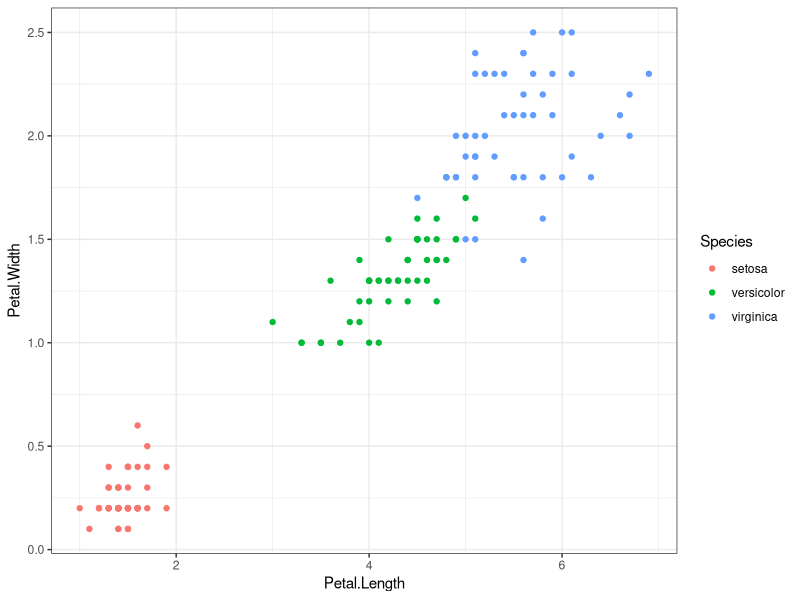
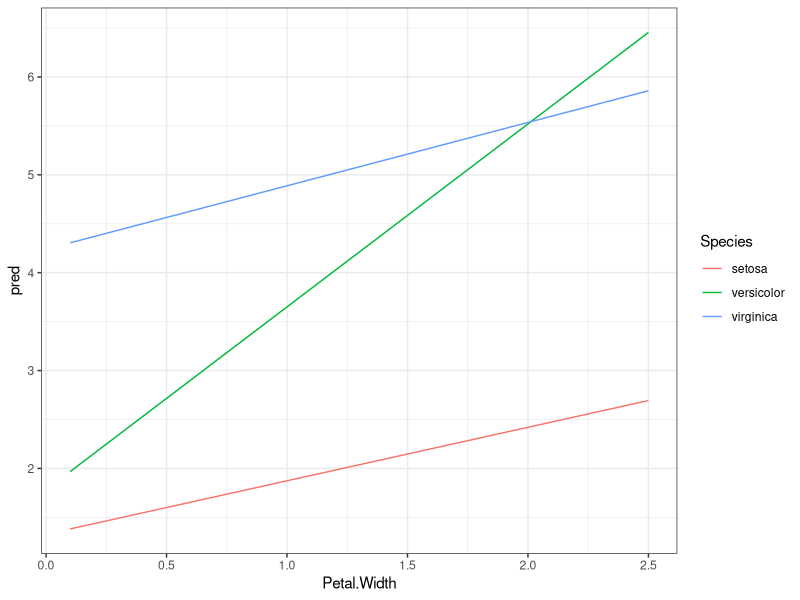
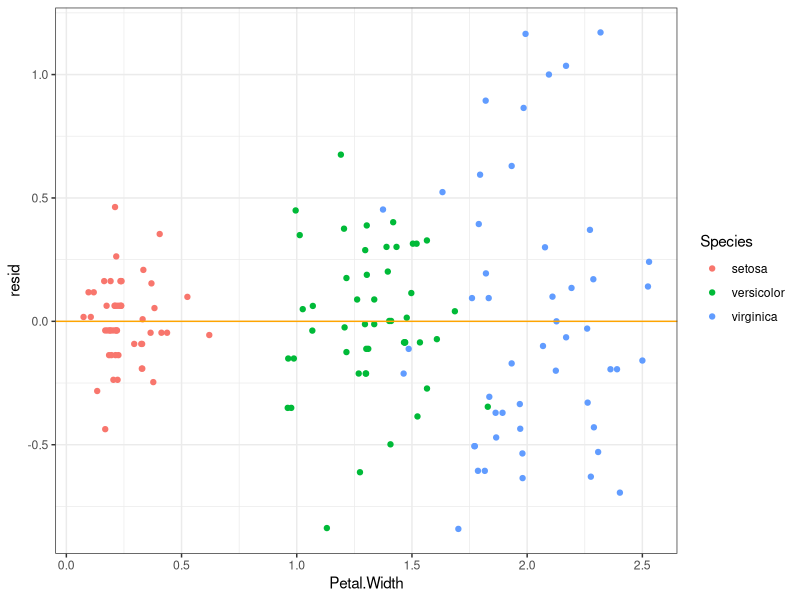
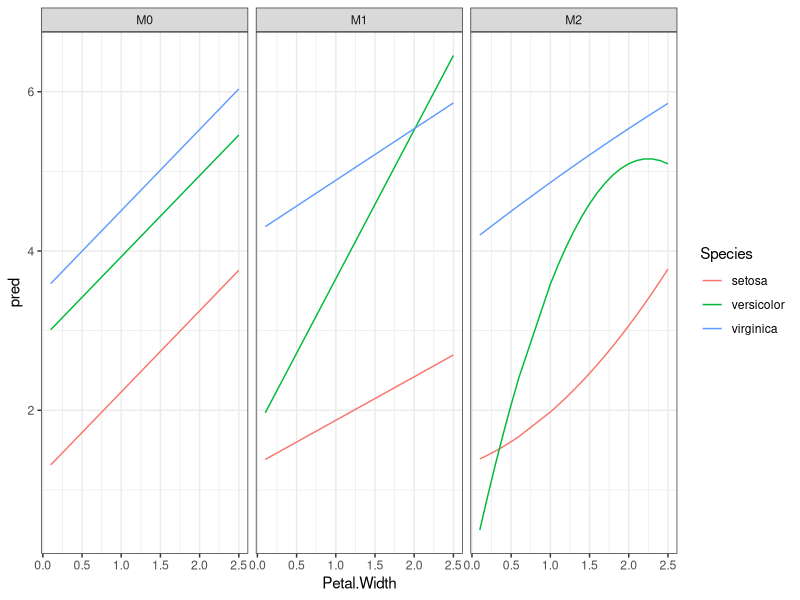
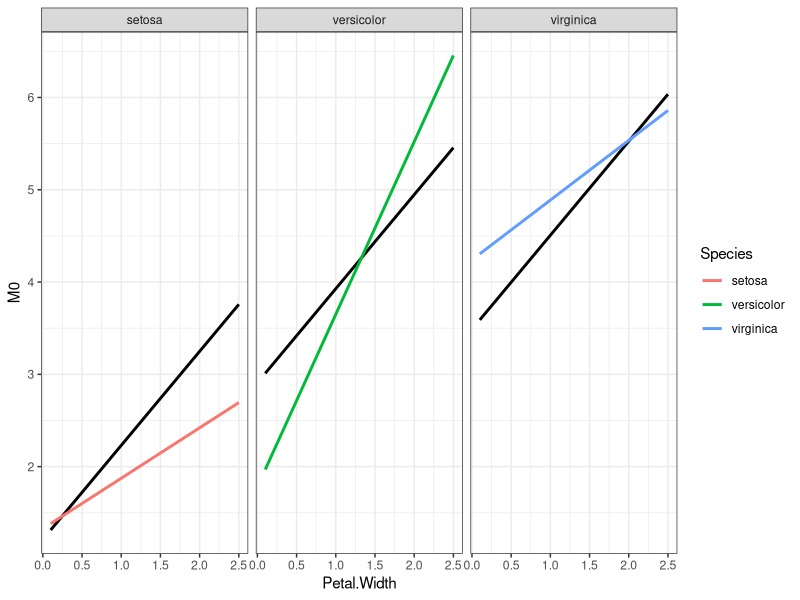

Write the R code that produced these figures, in order.
## ---- chunk 1
knitr::opts_chunk$set(echo = TRUE, 
                      out.width="0.5\\linewidth", 
                      fig.align="center",
                      warning = FALSE,
                      message = FALSE)
library( tidyverse )
library(modelr)
theme_set(theme_bw())
## ---- chunk 2
ggplot(iris, aes(x=Petal.Length, y=Petal.Width, col=Species)) +
  geom_point()
## ---- chunk 3
M1 <- lm(Petal.Length ~ Petal.Width * Species, data=iris)
summary( M1 )
## ---- chunk 4
library( modelr )
my.df = data.frame( A=c(1,2,1,2), B=c(10,20,20,20), C=c(10,20,30,40) )
data_grid( my.df, A, B )
## ---- chunk 5
grid = iris %>%
  data_grid( Petal.Width, Species )
grid
## ---- chunk 6
mod <- lm(Petal.Length ~ Petal.Width * Species, data=iris)
data_grid(iris, .model = mod)
data_grid(iris, Petal.Width = seq_range(Petal.Width, 9), .model = mod)
## ---- chunk 7
X = rnorm( 10000 )
seq_range( X, 5 )

# drop 5% of data on tails
seq_range( X, 5, trim=0.05 )

# use pretty numbers
seq_range( X, 5, trim=0.05, pretty=TRUE )
## ---- chunk 8
my.df = data.frame( A=rnorm(1000), B=rexp(1000), C=rnorm(1000,mean=5) )
data_grid( my.df, 
           A=seq_range(A,n=3),
           B=seq_range(B,n=3) )
## ---- chunk 9
grid <- grid %>% 
  add_predictions(M1)
head(grid)
## ---- chunk 10
ggplot(grid, aes(x=Petal.Width, y=pred, 
                 col=Species, group=Species)) +
  geom_line()
## ---- chunk 11
iris <- add_residuals(iris, M1)
ggplot(iris, aes(x=Petal.Width, y=resid, col=Species)) +
  geom_jitter() +
  geom_ref_line(h=0, col="orange", size=0.5)
## ---- chunk 12
M0 <- lm( Petal.Length ~ Petal.Width + Species, data=iris )
M2 <- lm( Petal.Length ~ Species *(Petal.Width + I(Petal.Width^2)), data=iris )

grid = iris %>%
  data_grid( Petal.Width, Species ) %>%
  gather_predictions( M1, M0, M2 )
grid
## ---- chunk 13
ggplot(grid, aes(x=Petal.Width, y=pred, col=Species ) ) +
  facet_wrap(~ model) +
  geom_line()
## ---- chunk 14
grid <- iris %>%
  data_grid( Petal.Width, Species )
grid_spread = spread_predictions(grid, M0, M1)
grid_spread

ggplot(grid_spread, aes(x=Petal.Width)) +
  facet_wrap( ~ Species ) +
  geom_line(aes(y=M0), col="black", lwd=1) +
  geom_line(aes(y=M1, col=Species), lwd=1, lty=1)
